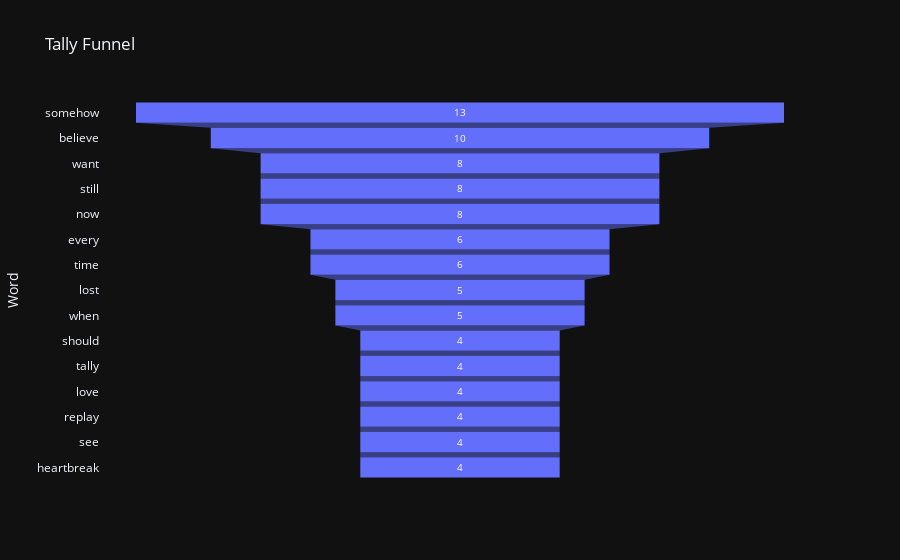

This figure's notebook cell:
### Markdown cell above
### Tally Funnel Chart

### Code cell
df_counts = pd.DataFrame(counts.most_common(15), columns=['Word', 'Count'])

fig = px.funnel(df_counts, x='Count', y='Word',
                title='Tally Funnel',
                color_discrete_sequence=['#636EFA'])
fig.show()

### Figure 1 — Plotly figure (JSON) as saved in the notebook; plotly's stock layout.template omitted (floating-point values rounded to 4 significant figures)
{"data": [{"hovertemplate": "Count=%{x}<br>Word=%{y}<extra></extra>", "legendgroup": "", "marker": {"color": "#636EFA"}, "name": "", "orientation": "h", "showlegend": false, "x": [13, 10, 8, 8, 8, 6, 6, 5, 5, 4, 4, 4, 4, 4, 4], "xaxis": "x", "y": ["somehow", "believe", "want", "still", "now", "every", "time", "lost", "when", "should", "tally", "love", "replay", "see", "heartbreak"], "yaxis": "y", "type": "funnel"}], "layout": {"xaxis": {"anchor": "y", "domain": [0.0, 1.0], "title": {"text": "Count"}}, "yaxis": {"anchor": "x", "domain": [0.0, 1.0], "title": {"text": "Word"}}, "legend": {"tracegroupgap": 0}, "title": {"text": "Tally Funnel"}}}
